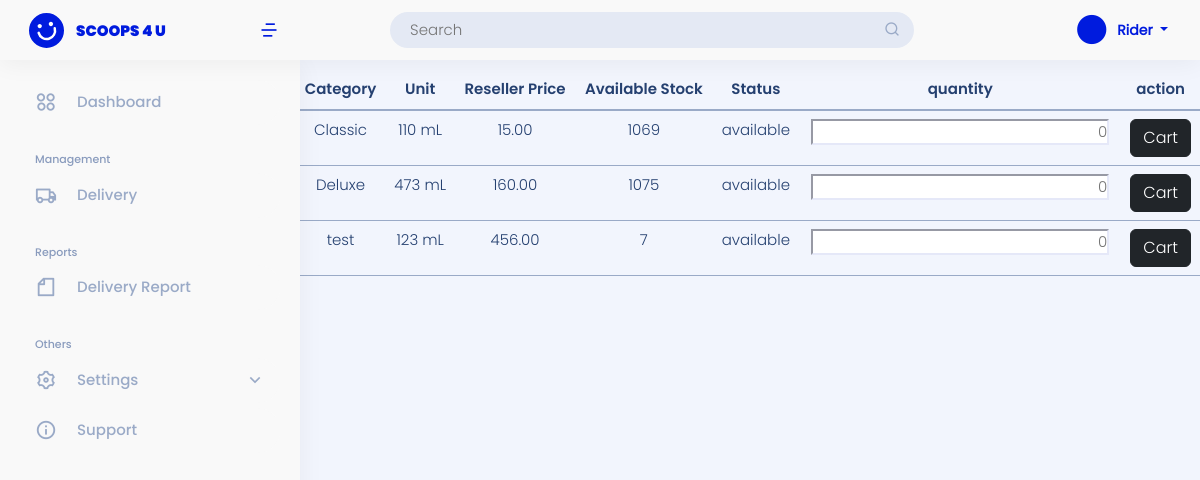
The app's page /user-site/pos/all-products/ (signed in) with its own data.
### landing_page/models.py (models this page shows)
class User(AbstractUser):
    ROLE = ((" "," "),("admin","admin"),("staff","staff"),("reseller","reseller"),("rider","rider"))
    role = models.CharField(max_length=50, null=True, default=False, choices=ROLE)

### admin_site/models.py (models this page shows, shortened)
class Product(models.Model):
    STATUS = (("available","available"),("not available","not available"))
    product_code =  models.CharField(unique=True, max_length=200, verbose_name='Product Code')
    product_category =  models.CharField(max_length=200, verbose_name='Category')
    product_name=  models.CharField(max_length=200, verbose_name='Product Name')
    product_unit =  models.CharField(max_length=200, verbose_name='Unit')
    product_ResellerPrice =  models.DecimalField( max_digits=10,  decimal_places=2,null=True, verbose_name='Reseller Price')
    product_price =  models.DecimalField( max_digits=10, decimal_places=2,null=True, verbose_name='Pos Price')
    product_stock =  models.BigIntegerField(null=True, verbose_name='Available Stock')
    product_status =  models.CharField(max_length=200, choices=STATUS, verbose_name='Status')

### admin_site/views.py (the view)
# urls.py: path('pos/all-products/', views.all_products ,name='all_products'),
@login_required(login_url='landing_page:login')
def all_products(request):
    list_products = Product.objects.all()
    context = {'list_products':list_products}
    return render(request, 'admin_site/pos/all-products.html', context)

### templates/admin_site/pos/all-products.html (shortened to what this page needs)
{% extends 'admin_site/base.html' %}
{% block content %}
<form action="{% url 'admin_site:search_product' %}" method="get" class="my-3 ">
    <div class="input-group">
        <div class="input-group-append">
            <button class="btn btn-success">Search</button>
        </div>
    </div>
</form>
{% if list_products %}
<table class="table table-hover text-center">
    <thead>
        <tr>
            <th>Product code </th>
            <th>Product Name</th>
            <th>Category</th>
            <th>Unit</th>
            <th>Reseller Price</th>
            <th>Available Stock</th>
            <th>Status</th>
            <th>quantity</th>
            <th>action</th>
        </tr>
    </thead>
    <tbody>
        {% for list in list_products %}
        <tr>
            <td>{{ list.product_code }}</td>
            <td>{{ list.product_name }}</td>
            <td>{{ list.product_category }}</td>
            <td>{{ list.product_unit }}</td>
            <td>{{ list.product_ResellerPrice }}</td>
            <td>{{ list.product_stock }}</td>
            <td>{{ list.product_status }}</td>
        <form action="{% url 'admin_site:cart_products' list.id %}" method="POST">
        <td><input type="number" name="quantity" style="text-align:right;" placeholder="0" required></td>
        <td><button class="btn btn-dark" type="submit" name="cart">Cart</button></td>
        </form>
        </tr>
        {% endfor %}
    </tbody>
</table>
{% endif %}
{% endblock content %}

### templates/admin_site/base.html (shortened to what this page needs)
{% load static %}
<!DOCTYPE html>
<html lang="en">
<head>
    <link href="https://cdn.jsdelivr.net/npm/bootstrap@5.0.2/dist/css/bootstrap.min.css" rel="stylesheet">
    <link href="{% static '/css/assets/bootstrap/css/bootstrap.min.css'%}" rel="stylesheet">
    <link href="{% static '/css/assets/simple-datatables/style.css'%}" rel="stylesheet">
    <link href="{% static '/css/assets/remixicon/remixicon.css'%}" rel="stylesheet">
    <link href="{% static '/css/sandi.css'%}" rel="stylesheet">
  </head>
<body>
{% if user.role == "rider"%}
<header id="header" class="header fixed-top d-flex align-items-center">
  <div class="d-flex align-items-center justify-content-between">
    <a href="{% url 'rider_site:dashboard'%}" class="logo d-flex align-items-center">
      <img src="{% static '/img/logo-header.svg'%}" alt="">
      <span class="d-none d-lg-block">SCOOPS 4 U</span>
    </a>
    <i class="ri-menu-4-line toggle-sidebar-btn ms-1 me-3" style="font-size: 20px; font-weight: 500; color:#001BDE;"></i>
  </div>
  <div class="search-bar mx-auto">
    <form class="search-form d-flex align-items-center" method="POST" action="#">
      <input type="text" name="query" placeholder="Search" title="Enter search keyword">
      <button type="submit" title="Search"><i class="ri-search-line"></i></button>
    </form>
  </div>
  <nav class="header-nav ms-auto">
    <ul class="d-flex align-items-center">
      <li class="nav-item dropdown pe-3">
        <a class="nav-link nav-profile d-flex align-items-center me-3" href="#" data-bs-toggle="dropdown">
          <i alt="Profile" class="ri-checkbox-blank-circle-fill"></i>
          <span class="d-none d-md-block dropdown-toggle ps-2" style="text-transform: capitalize;">
            {{ user }}
          </span>
        </a>
      </li>
    </ul>
  </nav>
</header>
<aside id="sidebar" class="sidebar">
  <ul class="sidebar-nav" id="sidebar-nav">
      <li class="nav-item">
          <a class="nav-link collapsed" href="{% url 'rider_site:dashboard'%}">
          <i class="ri-apps-2-line" style="font-size: 22px; font-weight: 100; margin-right: 20px"></i>
          <span>Dashboard</span>
          </a>
      </li>
      <li class="nav-heading pt-3">Management</li>
      <li class="nav-item">
      <a class="nav-link collapsed" href="{% url 'rider_site:transaction_orders'  %}">
          <i class="ri-truck-line" style="font-size: 22px; font-weight: 100; margin-right: 20px"></i>
          <span>Delivery</span>
      </a>
      </li>
      <li class="nav-heading pt-3">Reports</li>
      <li class="nav-item">
          <a class="nav-link collapsed" href="{% url 'rider_site:transaction_orders'  %}">
              <i class="ri-file-line" style="font-size: 22px; font-weight: 100; margin-right: 20px"></i>
              <span>Delivery Report</span>
          </a>
      </li>
      <li class="nav-heading pt-3">Others</li>
      <li class="nav-item">
          <a class="nav-link collapsed" data-bs-target="#settings-nav" data-bs-toggle="collapse" href="#">
              <i class="ri-settings-3-line" style="font-size: 22px; font-weight: 100; margin-right: 20px"></i><span>Settings</span><i class="ri-arrow-down-s-line ms-auto" style="font-size: 20px; font-weight: 100;" ></i>
          </a>
      </li>
      <li class="nav-item">
          <a class="nav-link collapsed">
              <i class="ri-information-line" style="font-size: 22px; font-weight: 100; margin-right: 20px"></i><span>Support</span>
          </a>
      </li>
  </ul>
</aside>
{% endif %}
<div class="">
  <div class="">
      <div class="">
          {% block content %}
          {% endblock content %}
      </div>
  </div>
</div>
</body>
</html>

### scoops4u_capstone/static/css/sandi.css (style rules this page uses)
html { scroll-behavior: smooth; height: 100%; }
:root { --primary-c-black: #151515; --primary-c-white: #F9F9F9; --primary-c-white-text: #FFF; --primary-c-grey-text: #9AAAC7; --primary-c-blue: #001BDE; --primary-c-l-blue: #BBC2F2; --primary-c-d-blue: #0B2E8A; --primary-c-dark-blue: #254070; --c-grey: #565656; --c-d-purple: #99A2E1; --c-l-purple: #E1E3F3; --c-dark-pink: #E288B8; --c-light-pink: #FFAED9; --c-lighter-pink: #FCD7EB; --c-light-peach: #F6D7DD; --bg-c-gray-blue: #F2F5FD; --bg-c-gray: #E4E9F4; }
* { margin: 0; padding: 0; text-decoration: none !important; }
body { font-family: P-Light; color: var(--primary-c-blue); background-color: var(--bg-c-gray-blue); }
.logo { line-height: 1; }
@media (min-width: 1200px) { .logo { width: 280px; } }
.logo img { max-height: 35px; margin-right: 12px; margin-left: 9px; }
.logo span { font-family: P-Black; font-size: 15px; color: var(--primary-c-blue); }
.header { transition: all 0.5s; z-index: 997; height: 60px; background: var(--primary-c-white); box-shadow: 0px 4px 25px rgba(0, 0, 0, 0.05); padding-left: 20px; }
.header .toggle-sidebar-btn { position: absolute; left: 255px; font-size: 24px; cursor: pointer; }
.header .search-bar { min-width: 564px; padding: 0 20px; }
.header .search-form { width: 100%; }
.header .search-form input { border: 0; font-size: 14px; color: var(--primary-c-blue) !important; padding: 7px 38px 7px 20px; border-radius: 33px; transition: 0.3s; width: 100%; background-color: var(--bg-c-gray); }
.header .search-form button { border: 0; padding: 0; margin-left: -30px; background: none; }
.header .search-form button i { color: var(--primary-c-grey-text); }
.header-nav ul { list-style: none; }
.header-nav>ul { margin: 0; padding: 0; }
.header-nav .nav-profile { color: var(--primary-c-blue) }
.header-nav .nav-profile i { font-size: 35px; color: var(--primary-c-blue); }
.header-nav .nav-profile span { font-size: 14px; font-weight: 600; }
.nav-profile span { font-family: P-Mono; }
.sidebar { position: fixed; top: 60px; left: 0; bottom: 0; width: 300px; z-index: 996; transition: all 0.3s; padding: 20px; overflow-y: auto; scrollbar-width: thin; scrollbar-color: #aab7cf transparent; background: #F9F9F9; box-shadow: 0px 4px 25px rgba(0, 0, 0, 0.05); }
.sidebar-nav { padding: 0; margin: 0; list-style: none; }
.sidebar-nav li { padding: 0; margin: 0; list-style: none; }
.sidebar-nav .nav-item { margin-bottom: 5px; }
.sidebar-nav .nav-heading { font-family: P-Medium; font-size: 11px; text-transform: capitalize; color: #899bbd; margin: 10px 0 5px 15px; }
.sidebar-nav .nav-link { display: flex; align-items: center !important; font-family: P-Medium; font-size: 15px; color: var(--primary-c-blue); transition: 0.3; background: var(--primary-c-white); padding: 10px 15px; border-radius: 0px 50px 50px 0px; height: 45px; }
.sidebar-nav .nav-link i { font-size: 16px; margin-right: 10px; color: var(--primary-c-blue); transition: 0.3; }
.sidebar-nav .nav-link.collapsed { color: var(--primary-c-grey-text); background: var(--primary-c-white); }
.sidebar-nav .nav-link.collapsed i { color: var(--primary-c-grey-text); }
.sidebar-nav .nav-link .ri-arrow-down-s-line { margin-right: 0; transition: transform 0.2s ease-in-out; }
.table th { font-family: P-SemiBold; font-size: 15px; color: var(--primary-c-dark-blue); }
.table td { font-size: 15px; color: var(--primary-c-dark-blue); }
thead { border-bottom: 2px solid var(--primary-c-grey-text) !important; }
tr { border-bottom: 1px solid var(--primary-c-grey-text) !important; }
input, select, textarea { font-size: 15px !important; color: var(--primary-c-dark-blue) !important; border-color: #E5E8F8 !important; }

### records on screen
User: username "Rider"
Product: product_category "Classic", product_unit "110 mL", product_ResellerPrice "15.00", product_stock "1069", product_status "available"
Product: product_category "Deluxe", product_unit "473 mL", product_ResellerPrice "160.00", product_stock "1075", product_status "available"
Product: product_category "test", product_unit "123 mL", product_ResellerPrice "456.00", product_stock "7", product_status "available"
